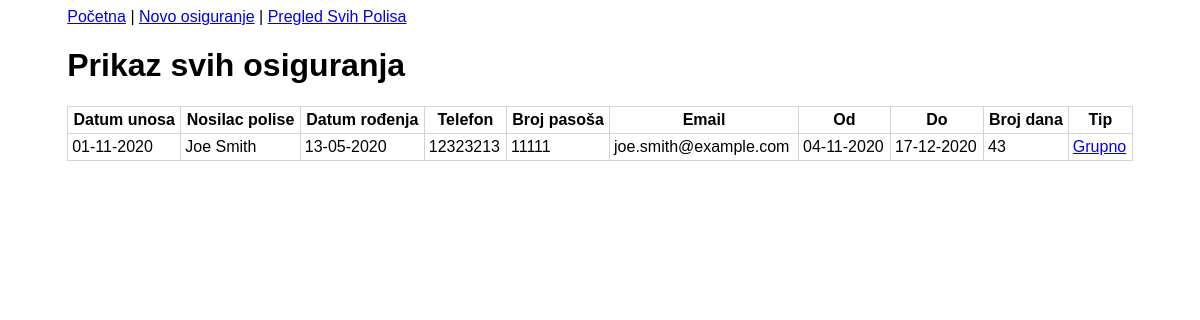
/insurances/54/show-user-table, run on the app's committed database.
### tables this page shows
CREATE TABLE `insurances` (
  `id` int(11) NOT NULL,
  `name` varchar(128) NOT NULL,
  `birth_date` date NOT NULL,
  `phone` varchar(20) DEFAULT NULL,
  `passport` varchar(20) NOT NULL,
  `email` varchar(255) NOT NULL,
  `date_from` date NOT NULL,
  `date_to` date NOT NULL,
  `type` enum('single','group') NOT NULL,
  `number_of_days` int(11) NOT NULL,
  `created_at` date NOT NULL DEFAULT curdate()
);

### App/Controllers/Insurances.php (called while the page is built, shortened)
<?php
class Insurances  extends \Core\Controller
{
  public function showUserTable()
  {
    $id = $this->route_params['id'];
    $data = Insurance::getOne($id);
    $data = $this->convertDate($data,  'Y-m-d', 'd-m-Y');
    View::render('Insurances/show-user-table.php', [
      'view_title' => 'Nosioac osiguranja',
      'data' => $data
    ]);
  }
  protected function convertDateFormat($formDate, $convertFrom, $convertTo)
  {
    $dt = \DateTime::createFromFormat($convertFrom, $formDate);
    $date = $dt->format($convertTo);
    return $date;
  }
  protected function convertDate($data, $convertFrom, $convertTo)
  {
    $data['birth_date'] = $this->convertDateFormat($data['birth_date'], $convertFrom, $convertTo);
    $data['date_from'] = $this->convertDateFormat($data['date_from'], $convertFrom, $convertTo);
    $data['date_to'] = $this->convertDateFormat($data['date_to'], $convertFrom, $convertTo);
    if (isset($data['created_at'])) {
      $data['created_at'] = $this->convertDateFormat($data['created_at'], $convertFrom, $convertTo);
    }
    if (
      $data['type'] == Insurance::GROUP &&
      isset($data['people']) &&
      count($data['people']) > 0
    ) {
      foreach ($data['people'] as $key => $value) {
        $data['people'][$key]['birth_date'] = $this->convertDateFormat($value['birth_date'], $convertFrom, $convertTo);
      }
    }
    return $data;
  }
}

### public/index.php (called while the page is built, shortened)
<?php
$router = new Core\Router();
$router->add('', ['controller' => 'Insurances', 'action' => 'users-table']);
$router->add('{controller}/{action}');
$router->add('{controller}/{id:\d+}/{action}');
$router->add('admin/{controller}/{action}', ['namespace' => 'Admin']);
$router->dispatch($_SERVER['QUERY_STRING']);

### App/Models/Insurance.php (called while the page is built, shortened)
<?php
class Insurance extends \Core\Model
{
  public static function getOne($id)
  {
    try {
      $pdo = static::getDB();
      $sql = "SELECT * FROM insurances WHERE id = ?";
      $stmt = $pdo->prepare($sql);
      $stmt->execute([$id]);
      $data = $stmt->fetch(PDO::FETCH_ASSOC);
      if ($data && $data['type'] == self::GROUP) {
        $peopleSQL = "SELECT *
                      FROM additional_people
                      WHERE insurance_id = ?";
        $peopleStmt = $pdo->prepare($peopleSQL);
        $peopleStmt->execute([$id]);
        $people = $peopleStmt->fetchAll(PDO::FETCH_ASSOC);
        if ($data) {
          $data['people'] = $people;
        } else {
          throw new \Exception('Greška pri čitanju iz baze!');
        }
      }
      if ($data) {
        return $data;
      } else {
        throw new \Exception('Dato osiguranje ne postoji u bazi!');
      }
    } catch (PDOException $e) {
      echo $e->getMessage();
    }
  }
}

### App/Views/Insurances/show-user-table.php (the view, shortened to what this page needs)
<?php
require(dirname(__DIR__) . '../partials/_header.php');
require(dirname(__DIR__) . '../partials/_navigation.php');
?>
<h1>Prikaz svih osiguranja</h1>
<?php
if (isset($data) && count($data) > 0) {
  ?>
  <table style="width:100%">
    <tr>
      <th>Datum unosa</th>
      <th>Nosilac polise</th>
      <th>Datum rođenja</th>
      <th>Telefon</th>
      <th>Broj pasoša</th>
      <th>Email</th>
      <th>Od</th>
      <th>Do</th>
      <th>Broj dana</th>
      <th>Tip</th>
    </tr>
      <tr>
        <td><?php echo $data['created_at'] ?? 'Nema podataka'; ?></td>
        <td><?php echo $data['name'] ?? 'Nema podataka'; ?></td>
        <td><?php echo $data['birth_date'] ?? 'Nema podataka'; ?></td>
        <td><?php echo $data['phone'] ?? 'Nema podataka'; ?></td>
        <td><?php echo $data['passport'] ?? 'Nema podataka'; ?></td>
        <td><?php echo $data['email'] ?? 'Nema podataka'; ?></td>
        <td><?php echo $data['date_from'] ?? 'Nema podataka'; ?></td>
        <td><?php echo $data['date_to'] ?? 'Nema podataka'; ?></td>
        <td><?php echo $data['number_of_days'] ?? 'Nema podataka'; ?></td>
        <td>
          <?php
          if (
            isset($data['type']) &&
            $data['type'] == \App\Models\Insurance::GROUP
          ) {
            ?>
            <a href="/insurances/<?php echo  $data['id']; ?>/show">
              Grupno
            </a>
            <?php
          } else {
            ?>
              Individualno
            <?php
          }
          ?>
        </td>
      </tr>
  </table>
  <?php
} else {
  ?>
  <p>Nema podataka u bazi</p>
  <?php
}
?>
</div>
</body>
</html>

### App/Views/partials/_header.php (style rules this page uses)
body { font-family: Helvetica; }
table, th, td { border: 1px solid lightgray; padding: 4px; }
table { border-collapse: collapse; }

### data on the page
insurances: name "Joe Smith", phone "12323213", passport "11111", email "joe.smith@example.com", number_of_days "43"

### other printed values
$data['created_at'] "01-11-2020"
$data['birth_date'] "13-05-2020"
$data['date_from'] "04-11-2020"
$data['date_to'] "17-12-2020"
